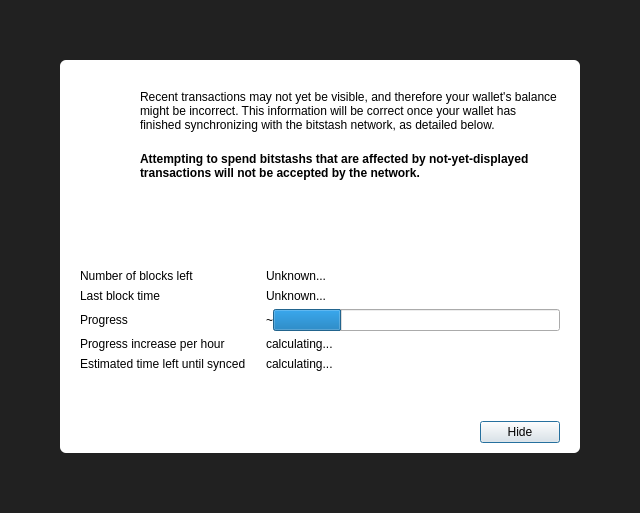
<?xml version="1.0" encoding="UTF-8"?>
<ui version="4.0">
 <class>ModalOverlay</class>
 <widget class="ModalOverlay" name="ModalOverlay">
  <property name="geometry">
   <rect>
    <x>0</x>
    <y>0</y>
    <width>640</width>
    <height>513</height>
   </rect>
  </property>
  <property name="windowTitle">
   <string>Form</string>
  </property>
  <layout class="QVBoxLayout" name="verticalLayout" stretch="0">
   <property name="sizeConstraint">
    <enum>QLayout::SetDefaultConstraint</enum>
   </property>
   <property name="leftMargin">
    <number>0</number>
   </property>
   <property name="topMargin">
    <number>0</number>
   </property>
   <property name="rightMargin">
    <number>0</number>
   </property>
   <property name="bottomMargin">
    <number>0</number>
   </property>
   <item>
    <widget class="QWidget" name="bgWidget" native="true">
     <property name="styleSheet">
      <string notr="true">#bgWidget { background: rgba(0,0,0,220); }</string>
     </property>
     <layout class="QVBoxLayout" name="verticalLayoutMain" stretch="0">
      <property name="leftMargin">
       <number>60</number>
      </property>
      <property name="topMargin">
       <number>60</number>
      </property>
      <property name="rightMargin">
       <number>60</number>
      </property>
      <property name="bottomMargin">
       <number>60</number>
      </property>
      <item>
       <widget class="QWidget" name="contentWidget" native="true">
        <property name="styleSheet">
         <string notr="true">#contentWidget { background: white; border-radius: 6px; }</string>
        </property>
        <layout class="QVBoxLayout" name="verticalLayout_3" stretch="1,0,0">
         <property name="spacing">
          <number>0</number>
         </property>
         <property name="leftMargin">
          <number>20</number>
         </property>
         <property name="topMargin">
          <number>10</number>
         </property>
         <property name="rightMargin">
          <number>20</number>
         </property>
         <property name="bottomMargin">
          <number>10</number>
         </property>
         <item>
          <widget class="QStackedWidget" name="stackedWidget">
           <property name="currentIndex">
            <number>0</number>
           </property>
           <widget class="QWidget" name="page">
            <layout class="QVBoxLayout" name="verticalLayout_2">
             <property name="spacing">
              <number>0</number>
             </property>
             <property name="leftMargin">
              <number>0</number>
             </property>
             <property name="topMargin">
              <number>0</number>
             </property>
             <property name="rightMargin">
              <number>0</number>
             </property>
             <property name="bottomMargin">
              <number>0</number>
             </property>
             <item>
              <layout class="QHBoxLayout" name="horizontalLayoutIconText" stretch="0,1">
               <property name="spacing">
                <number>20</number>
               </property>
               <property name="topMargin">
                <number>20</number>
               </property>
               <item>
                <layout class="QVBoxLayout" name="verticalLayoutIcon">
                 <item>
                  <widget class="QPushButton" name="warningIcon">
                   <property name="enabled">
                    <bool>false</bool>
                   </property>
                   <property name="text">
                    <string/>
                   </property>
                   <property name="icon">
                    <iconset>
                     <normaloff>:/icons/warning</normaloff>
                     <disabledoff>:/icons/warning</disabledoff>:/icons/warning</iconset>
                   </property>
                   <property name="iconSize">
                    <size>
                     <width>48</width>
                     <height>48</height>
                    </size>
                   </property>
                   <property name="flat">
                    <bool>true</bool>
                   </property>
                  </widget>
                 </item>
                 <item>
                  <spacer name="verticalSpacerWarningIcon">
                   <property name="orientation">
                    <enum>Qt::Vertical</enum>
                   </property>
                   <property name="sizeHint" stdset="0">
                    <size>
                     <width>20</width>
                     <height>40</height>
                    </size>
                   </property>
                  </spacer>
                 </item>
                </layout>
               </item>
               <item>
                <layout class="QVBoxLayout" name="verticalLayoutInfoText">
                 <property name="leftMargin">
                  <number>0</number>
                 </property>
                 <property name="topMargin">
                  <number>0</number>
                 </property>
                 <item>
                  <widget class="QLabel" name="infoText">
                   <property name="text">
                    <string>Recent transactions may not yet be visible, and therefore your wallet's balance might be incorrect. This information will be correct once your wallet has finished synchronizing with the bitstash network, as detailed below.</string>
                   </property>
                   <property name="textFormat">
                    <enum>Qt::RichText</enum>
                   </property>
                   <property name="wordWrap">
                    <bool>true</bool>
                   </property>
                  </widget>
                 </item>
                 <item>
                  <widget class="QLabel" name="infoTextStrong">
                   <property name="font">
                    <font>
                     <weight>75</weight>
                     <bold>true</bold>
                    </font>
                   </property>
                   <property name="text">
                    <string>Attempting to spend bitstashs that are affected by not-yet-displayed transactions will not be accepted by the network.</string>
                   </property>
                   <property name="textFormat">
                    <enum>Qt::RichText</enum>
                   </property>
                   <property name="wordWrap">
                    <bool>true</bool>
                   </property>
                  </widget>
                 </item>
                 <item>
                  <spacer name="verticalSpacerInTextSpace">
                   <property name="orientation">
                    <enum>Qt::Vertical</enum>
                   </property>
                   <property name="sizeHint" stdset="0">
                    <size>
                     <width>20</width>
                     <height>40</height>
                    </size>
                   </property>
                  </spacer>
                 </item>
                </layout>
               </item>
              </layout>
             </item>
             <item>
              <layout class="QFormLayout" name="formLayout">
               <property name="fieldGrowthPolicy">
                <enum>QFormLayout::ExpandingFieldsGrow</enum>
               </property>
               <property name="horizontalSpacing">
                <number>20</number>
               </property>
               <property name="verticalSpacing">
                <number>6</number>
               </property>
               <property name="topMargin">
                <number>10</number>
               </property>
               <item row="0" column="0">
                <widget class="QLabel" name="labelNumberOfBlocksLeft">
                 <property name="font">
                  <font>
                   <weight>50</weight>
                   <bold>false</bold>
                  </font>
                 </property>
                 <property name="text">
                  <string>Number of blocks left</string>
                 </property>
                </widget>
               </item>
               <item row="0" column="1">
                <widget class="QLabel" name="numberOfBlocksLeft">
                 <property name="sizePolicy">
                  <sizepolicy hsizetype="Expanding" vsizetype="Preferred">
                   <horstretch>0</horstretch>
                   <verstretch>0</verstretch>
                  </sizepolicy>
                 </property>
                 <property name="text">
                  <string>Unknown...</string>
                 </property>
                </widget>
               </item>
               <item row="1" column="0">
                <widget class="QLabel" name="labelLastBlockTime">
                 <property name="font">
                  <font>
                   <weight>50</weight>
                   <bold>false</bold>
                  </font>
                 </property>
                 <property name="text">
                  <string>Last block time</string>
                 </property>
                </widget>
               </item>
               <item row="1" column="1">
                <widget class="QLabel" name="newestBlockDate">
                 <property name="sizePolicy">
                  <sizepolicy hsizetype="Expanding" vsizetype="Preferred">
                   <horstretch>0</horstretch>
                   <verstretch>0</verstretch>
                  </sizepolicy>
                 </property>
                 <property name="text">
                  <string>Unknown...</string>
                 </property>
                </widget>
               </item>
               <item row="2" column="0">
                <widget class="QLabel" name="labelSyncDone">
                 <property name="font">
                  <font>
                   <weight>50</weight>
                   <bold>false</bold>
                  </font>
                 </property>
                 <property name="text">
                  <string>Progress</string>
                 </property>
                </widget>
               </item>
               <item row="2" column="1">
                <layout class="QHBoxLayout" name="horizontalLayoutSync" stretch="0,1">
                 <item>
                  <widget class="QLabel" name="percentageProgress">
                   <property name="text">
                    <string notr="true">~</string>
                   </property>
                  </widget>
                 </item>
                 <item>
                  <widget class="QProgressBar" name="progressBar">
                   <property name="value">
                    <number>24</number>
                   </property>
                   <property name="format">
                    <string/>
                   </property>
                  </widget>
                 </item>
                </layout>
               </item>
               <item row="4" column="0">
                <widget class="QLabel" name="labelProgressIncrease">
                 <property name="font">
                  <font>
                   <weight>50</weight>
                   <bold>false</bold>
                  </font>
                 </property>
                 <property name="text">
                  <string>Progress increase per hour</string>
                 </property>
                </widget>
               </item>
               <item row="4" column="1">
                <widget class="QLabel" name="progressIncreasePerH">
                 <property name="sizePolicy">
                  <sizepolicy hsizetype="Expanding" vsizetype="Preferred">
                   <horstretch>0</horstretch>
                   <verstretch>0</verstretch>
                  </sizepolicy>
                 </property>
                 <property name="text">
                  <string>calculating...</string>
                 </property>
                </widget>
               </item>
               <item row="5" column="0">
                <widget class="QLabel" name="labelEstimatedTimeLeft">
                 <property name="font">
                  <font>
                   <weight>50</weight>
                   <bold>false</bold>
                  </font>
                 </property>
                 <property name="text">
                  <string>Estimated time left until synced</string>
                 </property>
                </widget>
               </item>
               <item row="5" column="1">
                <widget class="QLabel" name="expectedTimeLeft">
                 <property name="sizePolicy">
                  <sizepolicy hsizetype="Expanding" vsizetype="Preferred">
                   <horstretch>0</horstretch>
                   <verstretch>0</verstretch>
                  </sizepolicy>
                 </property>
                 <property name="text">
                  <string>calculating...</string>
                 </property>
                </widget>
               </item>
              </layout>
             </item>
            </layout>
           </widget>
           <widget class="QWidget" name="page_2">
            <layout class="QVBoxLayout" name="verticalLayout_4">
             <property name="spacing">
              <number>15</number>
             </property>
             <property name="topMargin">
              <number>40</number>
             </property>
             <property name="bottomMargin">
              <number>40</number>
             </property>
             <item>
              <layout class="QHBoxLayout" name="horizontalLayout_2">
               <item>
                <spacer name="horizontalSpacer_4">
                 <property name="orientation">
                  <enum>Qt::Horizontal</enum>
                 </property>
                 <property name="sizeHint" stdset="0">
                  <size>
                   <width>40</width>
                   <height>20</height>
                  </size>
                 </property>
                </spacer>
               </item>
               <item>
                <widget class="QPushButton" name="warningIconBackup">
                 <property name="enabled">
                  <bool>false</bool>
                 </property>
                 <property name="text">
                  <string/>
                 </property>
                 <property name="icon">
                  <iconset>
                   <normaloff>:/styles/app-icons/message_warning</normaloff>
                   <disabledoff>:/styles/app-icons/message_warning</disabledoff>:/styles/app-icons/message_warning</iconset>
                 </property>
                 <property name="iconSize">
                  <size>
                   <width>120</width>
                   <height>120</height>
                  </size>
                 </property>
                 <property name="flat">
                  <bool>true</bool>
                 </property>
                </widget>
               </item>
               <item>
                <spacer name="horizontalSpacer_5">
                 <property name="orientation">
                  <enum>Qt::Horizontal</enum>
                 </property>
                 <property name="sizeHint" stdset="0">
                  <size>
                   <width>40</width>
                   <height>20</height>
                  </size>
                 </property>
                </spacer>
               </item>
              </layout>
             </item>
             <item>
              <widget class="QLabel" name="labelNote">
               <property name="text">
                <string>IMPORTANT NOTE!</string>
               </property>
               <property name="alignment">
                <set>Qt::AlignCenter</set>
               </property>
              </widget>
             </item>
             <item>
              <widget class="QLabel" name="labelMessage">
               <property name="text">
                <string>Making a backup of your wallet helps ensure you can always maintain access to your funds. Please backup your wallet in order to avoid losing funds.</string>
               </property>
               <property name="alignment">
                <set>Qt::AlignCenter</set>
               </property>
               <property name="wordWrap">
                <bool>true</bool>
               </property>
              </widget>
             </item>
             <item>
              <spacer name="verticalSpacer">
               <property name="orientation">
                <enum>Qt::Vertical</enum>
               </property>
               <property name="sizeType">
                <enum>QSizePolicy::Expanding</enum>
               </property>
               <property name="sizeHint" stdset="0">
                <size>
                 <width>20</width>
                 <height>40</height>
                </size>
               </property>
              </spacer>
             </item>
             <item>
              <layout class="QHBoxLayout" name="horizontalLayout">
               <item>
                <spacer name="horizontalSpacer_2">
                 <property name="orientation">
                  <enum>Qt::Horizontal</enum>
                 </property>
                 <property name="sizeHint" stdset="0">
                  <size>
                   <width>40</width>
                   <height>20</height>
                  </size>
                 </property>
                </spacer>
               </item>
               <item>
                <widget class="QPushButton" name="walletBackupButton">
                 <property name="text">
                  <string>Wallet backup</string>
                 </property>
                </widget>
               </item>
               <item>
                <spacer name="horizontalSpacer_3">
                 <property name="orientation">
                  <enum>Qt::Horizontal</enum>
                 </property>
                 <property name="sizeHint" stdset="0">
                  <size>
                   <width>40</width>
                   <height>20</height>
                  </size>
                 </property>
                </spacer>
               </item>
              </layout>
             </item>
            </layout>
           </widget>
          </widget>
         </item>
         <item>
          <spacer name="verticalSpacerAfterText">
           <property name="orientation">
            <enum>Qt::Vertical</enum>
           </property>
           <property name="sizeHint" stdset="0">
            <size>
             <width>20</width>
             <height>40</height>
            </size>
           </property>
          </spacer>
         </item>
         <item>
          <layout class="QHBoxLayout" name="horizontalLayoutButtons">
           <property name="leftMargin">
            <number>10</number>
           </property>
           <property name="topMargin">
            <number>10</number>
           </property>
           <item>
            <spacer name="horizontalSpacer">
             <property name="orientation">
              <enum>Qt::Horizontal</enum>
             </property>
             <property name="sizeHint" stdset="0">
              <size>
               <width>40</width>
               <height>20</height>
              </size>
             </property>
            </spacer>
           </item>
           <item>
            <widget class="QPushButton" name="closeButton">
             <property name="text">
              <string>Hide</string>
             </property>
             <property name="focusPolicy">
              <enum>Qt::StrongFocus</enum>
             </property>
             <property name="default">
              <bool>true</bool>
             </property>
            </widget>
           </item>
          </layout>
         </item>
        </layout>
       </widget>
      </item>
     </layout>
    </widget>
   </item>
  </layout>
 </widget>
 <customwidgets>
  <customwidget>
   <class>ModalOverlay</class>
   <extends>QWidget</extends>
   <header>qt/modaloverlay.h</header>
   <container>1</container>
  </customwidget>
 </customwidgets>
 <resources/>
 <connections/>
</ui>
